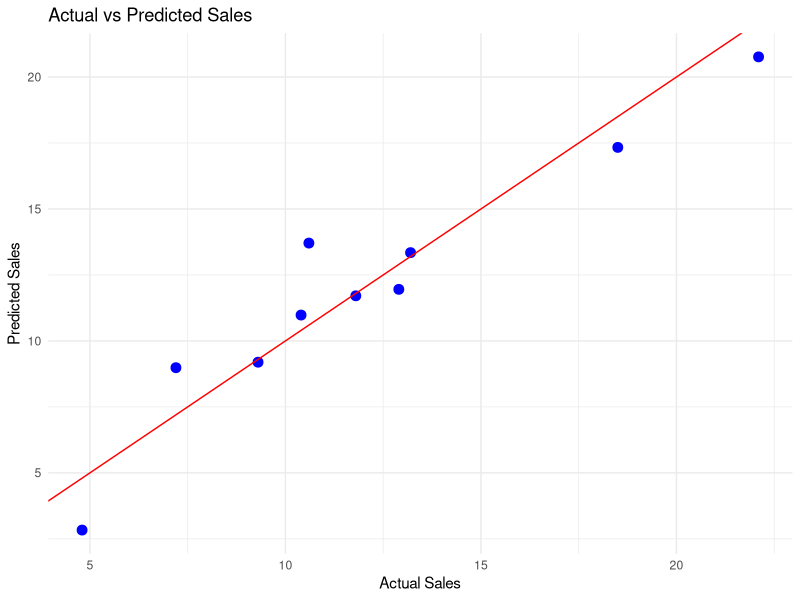
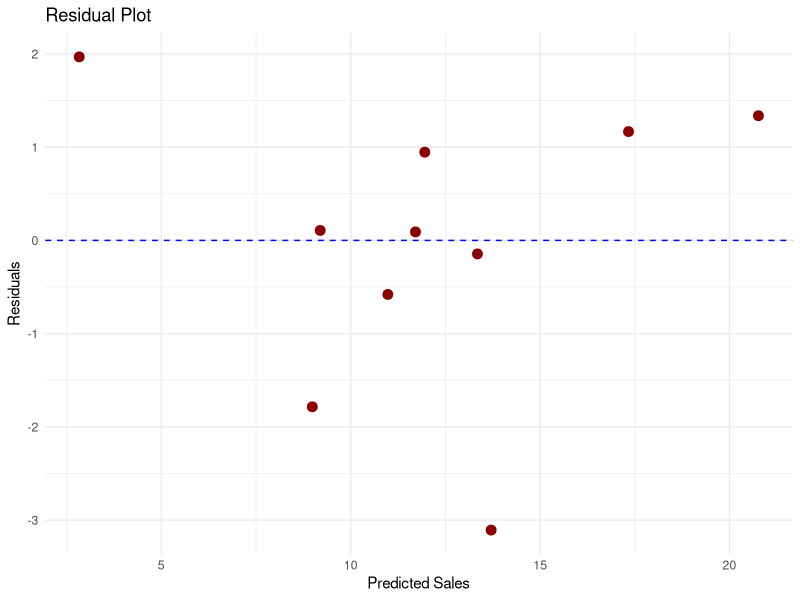

Write R code to recreate these figures, in order.
# Advertising Sales Prediction
# Date: 2025-10-22
# Description: Multiple linear regression to predict sales from TV, Radio, and Newspaper budgets.

# Load libraries
library(ggplot2)

# Recreate dataset
advertising <- data.frame(
  TV = c(230.1, 44.5, 17.2, 151.5, 180.8, 8.7, 57.5, 120.2, 8.6, 199.8),
  Radio = c(37.8, 39.3, 45.9, 41.3, 10.8, 48.9, 32.8, 19.6, 2.1, 2.6),
  Newspaper = c(69.2, 45.1, 69.3, 58.5, 58.4, 75.0, 23.5, 11.6, 1.0, 21.2),
  Sales = c(22.1, 10.4, 9.3, 18.5, 12.9, 7.2, 11.8, 13.2, 4.8, 10.6)
)

# Build multiple linear regression model
model <- lm(Sales ~ TV + Radio + Newspaper, data = advertising)

# Model summary
summary(model)

# Add predicted values and residuals
advertising$Predicted <- predict(model)
advertising$Residuals <- advertising$Sales - advertising$Predicted

# Create plots directory if it doesn't exist
if(!dir.exists("../plots")) {
  dir.create("../plots")
}

# Plot: Actual vs Predicted
p1 <- ggplot(advertising, aes(x = Sales, y = Predicted)) +
  geom_point(color = "blue", size = 3) +
  geom_abline(intercept = 0, slope = 1, color = "red") +
  labs(title = "Actual vs Predicted Sales",
       x = "Actual Sales",
       y = "Predicted Sales") +
  theme_minimal()

# Save Actual vs Predicted plot
ggsave("../plots/actual_vs_predicted.png", plot = p1, width = 6, height = 4)

# Plot: Residuals
p2 <- ggplot(advertising, aes(x = Predicted, y = Residuals)) +
  geom_point(color = "darkred", size = 3) +
  geom_hline(yintercept = 0, linetype = "dashed", color = "blue") +
  labs(title = "Residual Plot",
       x = "Predicted Sales",
       y = "Residuals") +
  theme_minimal()

# Save Residual plot
ggsave("../plots/residual_plot.png", plot = p2, width = 6, height = 4)

# Optional: Calculate RMSE
rmse <- sqrt(mean(advertising$Residuals^2))
cat("Root Mean Squared Error (RMSE):", rmse, "\n")

